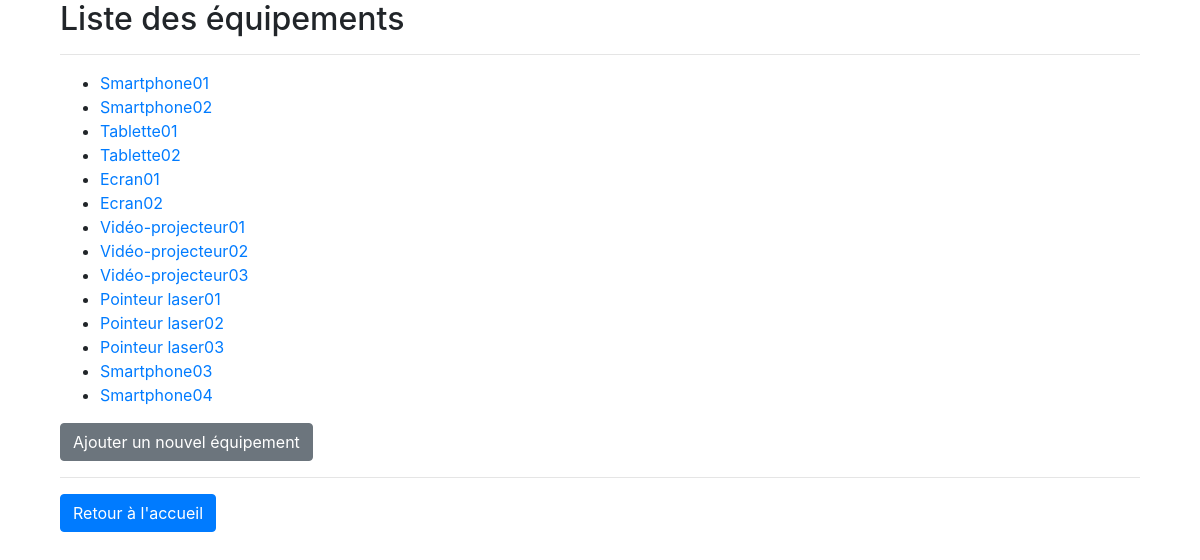
The app's page /equipements/ with its own data.
### gestion_materiel/models.py (models this page shows, shortened)
class Equipement(models.Model):
    nom = models.CharField(max_length=100)
    type = models.CharField(max_length=100)
    date_achat = models.DateField()
    cout = models.DecimalField(max_digits=8, decimal_places=2)
    type_budget = models.CharField(max_length=100)  # Type de budget utilisé pour l'achat
    accessoires = models.CharField(max_length=200)  # Liste des accessoires
    etat_accessoires = models.CharField(max_length=200)  # État des accessoires
    acheteur = models.CharField(max_length=100, choices=[('lycee', 'Lycée'), ('mandant', 'Mandant')], default='lycee')
    proprietaire = models.ForeignKey(Enseignant, related_name='equipements_possedes', on_delete=models.SET_NULL, null=True)
    salle_actuelle = models.ForeignKey(Salle, related_name='equipements_stockes', on_delete=models.SET_NULL, null=True)
    detenteur_actuel = models.ForeignKey(Enseignant, related_name='equipements_detenus', on_delete=models.SET_NULL, null=True)

### gestion_materiel/views.py (the view)
# urls.py: path('equipements/', EquipementListView.as_view(), name='equipement-list'),
class EquipementListView(ListView):
    model = Equipement
    context_object_name = 'equipements'
    template_name = 'gestion_materiel/equipement_list.html'

### gestion_materiel/templates/gestion_materiel/equipement_list.html
{% extends 'gestion_materiel/base.html' %}
{% block content %}
<div class="container">
    <h2>Liste des équipements</h2>
    <hr>
    <ul>
        {% for equipement in equipements %}
        <li><a href="{% url 'equipement-detail' pk=equipement.pk %}">{{ equipement.nom }}</a></li>
        {% endfor %}
    </ul>
    <a href="{% url 'equipement-create' %}" class="btn btn-secondary">Ajouter un nouvel équipement</a>
    <hr>
    <a href="{% url 'home' %}" class="btn btn-primary">Retour à l'accueil</a>
</div>
{% endblock %}

### records on screen
Equipement: nom "Smartphone01"
Equipement: nom "Smartphone02"
Equipement: nom "Tablette01"
Equipement: nom "Tablette02"
Equipement: nom "Ecran01"
Equipement: nom "Ecran02"
Equipement: nom "Vidéo-projecteur01"
Equipement: nom "Vidéo-projecteur02"
Equipement: nom "Vidéo-projecteur03"
Equipement: nom "Pointeur laser01"
Equipement: nom "Pointeur laser02"
Equipement: nom "Pointeur laser03"
Equipement: nom "Smartphone03"
Equipement: nom "Smartphone04"
